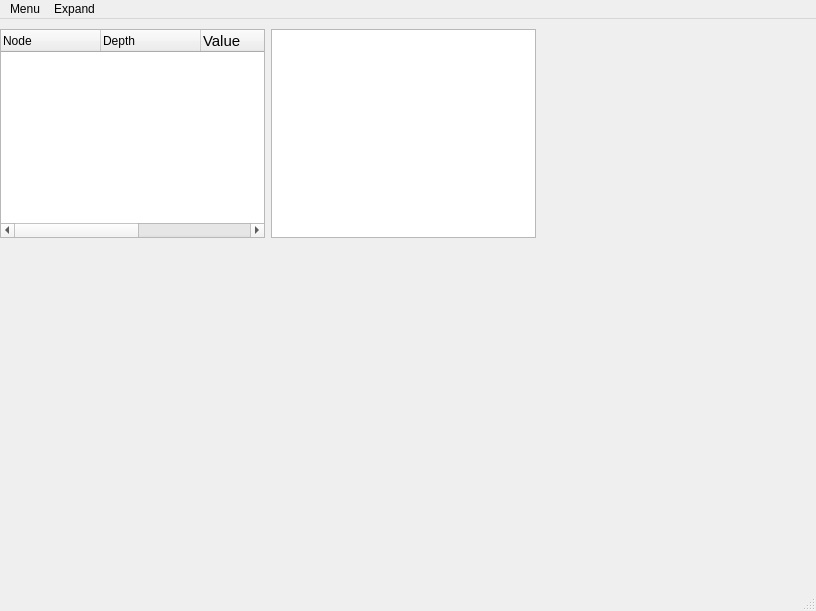
<?xml version="1.0" encoding="UTF-8"?>
<ui version="4.0">
 <class>TreeWindow</class>
 <widget class="QMainWindow" name="TreeWindow">
  <property name="geometry">
   <rect>
    <x>0</x>
    <y>0</y>
    <width>816</width>
    <height>611</height>
   </rect>
  </property>
  <property name="windowTitle">
   <string>H&amp;S Debug</string>
  </property>
  <widget class="QWidget" name="centralwidget">
   <widget class="QWidget" name="verticalWidget" native="true">
    <property name="geometry">
     <rect>
      <x>0</x>
      <y>10</y>
      <width>536</width>
      <height>210</height>
     </rect>
    </property>
    <layout class="QHBoxLayout" name="horizontalLayout">
     <property name="bottomMargin">
      <number>1</number>
     </property>
     <item>
      <widget class="QTreeWidget" name="treeWidget">
       <column>
        <property name="text">
         <string>Node</string>
        </property>
       </column>
       <column>
        <property name="text">
         <string>Depth</string>
        </property>
       </column>
       <column>
        <property name="text">
         <string>Value</string>
        </property>
        <property name="font">
         <font>
          <pointsize>11</pointsize>
         </font>
        </property>
       </column>
       <column>
        <property name="text">
         <string>Count</string>
        </property>
       </column>
       <column>
        <property name="text">
         <string>Description</string>
        </property>
       </column>
      </widget>
     </item>
     <item>
      <widget class="QTextEdit" name="textEdit">
       <property name="font">
        <font>
         <family>Courier New</family>
         <pointsize>10</pointsize>
        </font>
       </property>
      </widget>
     </item>
    </layout>
   </widget>
  </widget>
  <widget class="QMenuBar" name="menubar">
   <property name="geometry">
    <rect>
     <x>0</x>
     <y>0</y>
     <width>816</width>
     <height>20</height>
    </rect>
   </property>
   <widget class="QMenu" name="menuHS_Debug">
    <property name="title">
     <string>Menu</string>
    </property>
    <addaction name="actionSave_As"/>
    <addaction name="actionOpen"/>
    <addaction name="separator"/>
    <addaction name="actionChosen_Action"/>
    <addaction name="actionShow_Parameters"/>
    <addaction name="actionChange_Parameters"/>
    <addaction name="separator"/>
    <addaction name="actionClear_Memory"/>
    <addaction name="actionExit"/>
   </widget>
   <widget class="QMenu" name="menuExpand">
    <property name="title">
     <string>Expand</string>
    </property>
    <addaction name="actionExpand_Until_This"/>
    <addaction name="actionExpand_All"/>
    <addaction name="actionCollapse_All"/>
   </widget>
   <addaction name="menuHS_Debug"/>
   <addaction name="menuExpand"/>
  </widget>
  <widget class="QStatusBar" name="statusbar"/>
  <action name="actionExit">
   <property name="text">
    <string>Exit</string>
   </property>
  </action>
  <action name="actionExpand_Until_This">
   <property name="text">
    <string>Expand Until This</string>
   </property>
  </action>
  <action name="actionChosen_Action">
   <property name="text">
    <string>Extra Statistics</string>
   </property>
  </action>
  <action name="actionShow_Parameters">
   <property name="text">
    <string>Show Parameters</string>
   </property>
  </action>
  <action name="actionExpand_All">
   <property name="text">
    <string>Expand All</string>
   </property>
  </action>
  <action name="actionCollapse_All">
   <property name="text">
    <string>Collapse All</string>
   </property>
  </action>
  <action name="actionSave_As">
   <property name="text">
    <string>Save As...</string>
   </property>
  </action>
  <action name="actionOpen">
   <property name="text">
    <string>Open...</string>
   </property>
  </action>
  <action name="actionChange_Parameters">
   <property name="text">
    <string>Change Parameters ...</string>
   </property>
  </action>
  <action name="actionClear_Memory">
   <property name="text">
    <string>Clear Memory</string>
   </property>
  </action>
 </widget>
 <resources/>
 <connections/>
</ui>
